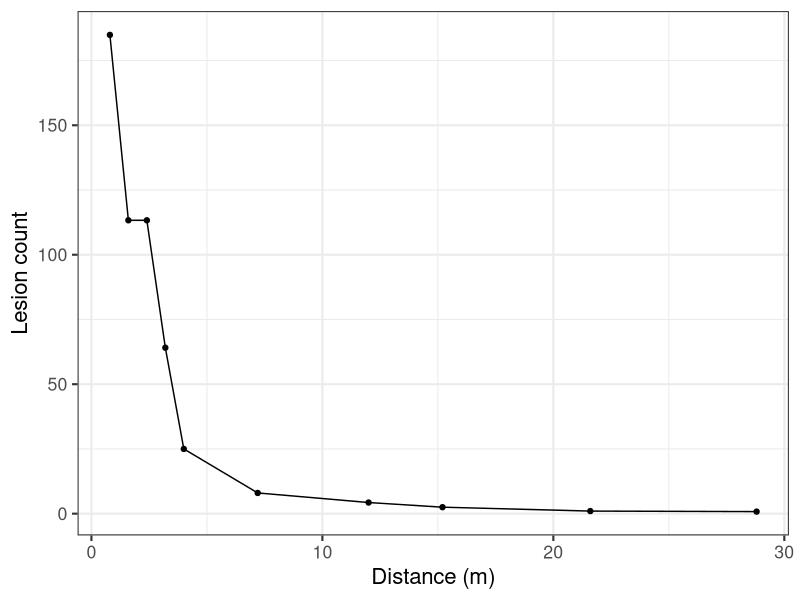
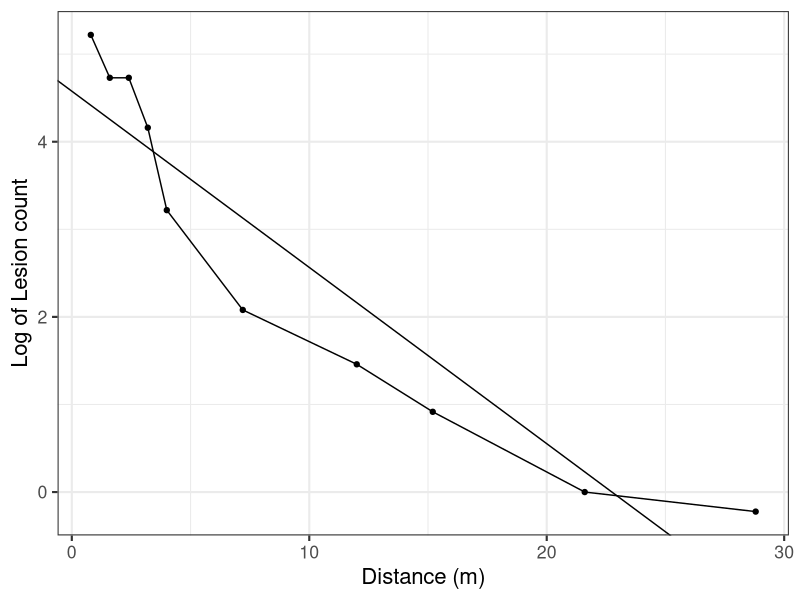
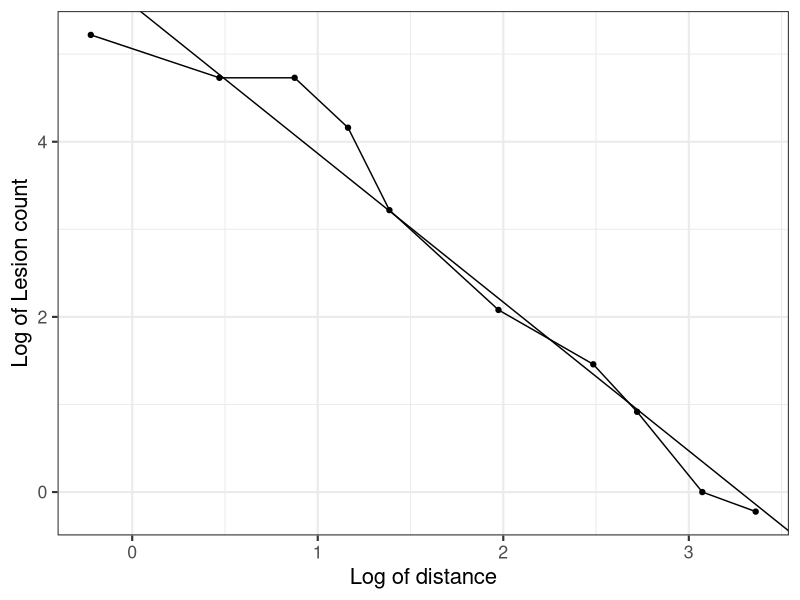
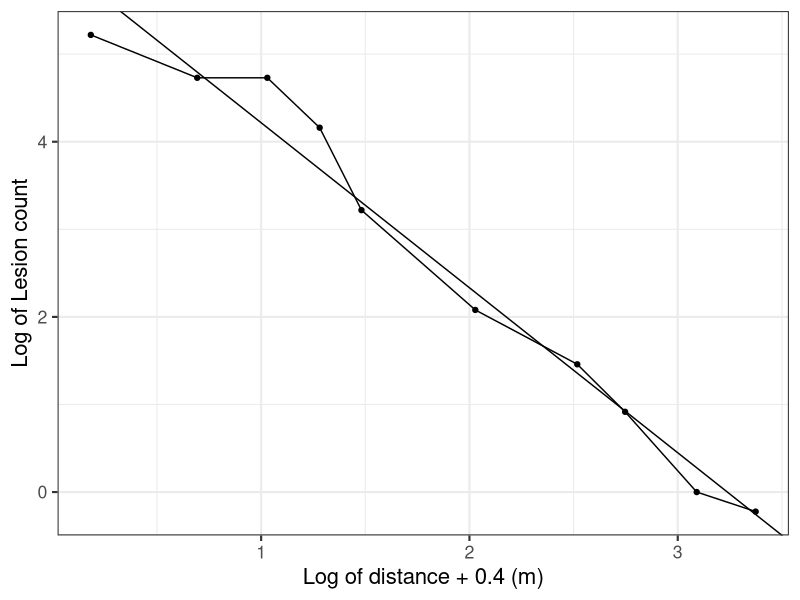

These charts were generated, in order, by the following R code:
## ---- chunk 1
#| message: false
#| warning: false
library(tidyverse)
theme_set(theme_bw(base_size = 16)) # set global theme
## ---- chunk 2
# create the two vectors
x <- c(0.8, 1.6, 2.4, 3.2, 4, 7.2, 12, 15.2, 21.6, 28.8)
Y <- c(184.9, 113.3, 113.3, 64.1, 25, 8, 4.3, 2.5, 1, 0.8)
grad1 <- data.frame(x, Y) # create the dataframe
grad1 # show the gradient
## ---- chunk 3
#| label: fig-fit_grad1
#| fig-cap: "Hypothetical gradient of lesion count over distances from the inoculum source" 
grad1 |> 
  ggplot(aes(x, Y))+
  geom_point()+
  geom_line()+
  labs(y = "Lesion count",
       x = "Distance (m)")
## ---- chunk 4
reg_exp <- lm(log(Y) ~ x, data = grad1)
summary(reg_exp)$r.squared
## ---- chunk 5
#| label: fig-fit_grad2
#| fig-cap: "Fit of the exponential model to the log of lesion count over distances from the inoculum source" 
grad1 |> 
  ggplot(aes(x, log(Y)))+
  geom_point()+
  geom_line()+
  geom_abline(slope = coef(reg_exp)[[2]], intercept = coef(reg_exp)[[1]])+
 labs(y = "Log of Lesion count",
       x = "Distance (m)")

## ---- chunk 6
reg_p <- lm(log(Y) ~ log(x), data = grad1)
summary(reg_p)$r.squared
## ---- chunk 7
#| label: fig-fit_grad3
#| fig-cap: "Fit of the power law model to the log of lesion count over log of the distance from the inoculum source" 
grad1 |> 
  ggplot(aes(log(x), log(Y)))+
  geom_point()+
  geom_line()+
  geom_abline(slope = coef(reg_p)[[2]], intercept = coef(reg_p)[[1]])+
 labs(y = "Log of Lesion count",
       x = "Log of distance")

## ---- chunk 8
reg_pm <- lm(log(Y) ~ log(x + 0.4), data = grad1)
summary(reg_pm)$r.squared
## ---- chunk 9
#| label: fig-fit_grad4
#| fig-cap: "Fit of the modified power law model to the log of lesion count over log + 0.4 of the distances from the inoculum source" 
grad1 |> 
  ggplot(aes(log(x+0.4), log(Y)))+
  geom_point()+
  geom_line()+
  geom_abline(slope = coef(reg_pm)[[2]], intercept = coef(reg_pm)[[1]])+
 labs(y = "Log of Lesion count",
       x = "Log of distance + 0.4 (m)")

